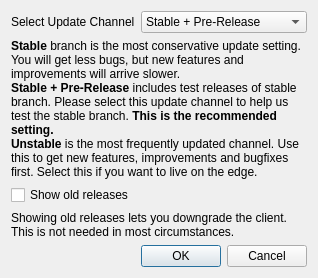
<?xml version="1.0" encoding="UTF-8"?>
<ui version="4.0">
 <class>Dialog</class>
 <widget class="QDialog" name="Dialog">
  <property name="windowModality">
   <enum>Qt::WindowModal</enum>
  </property>
  <property name="geometry">
   <rect>
    <x>0</x>
    <y>0</y>
    <width>328</width>
    <height>353</height>
   </rect>
  </property>
  <property name="sizePolicy">
   <sizepolicy hsizetype="Preferred" vsizetype="Minimum">
    <horstretch>0</horstretch>
    <verstretch>0</verstretch>
   </sizepolicy>
  </property>
  <property name="windowTitle">
   <string>Update Settings</string>
  </property>
  <property name="modal">
   <bool>true</bool>
  </property>
  <layout class="QFormLayout" name="formLayout">
   <property name="sizeConstraint">
    <enum>QLayout::SetFixedSize</enum>
   </property>
   <property name="fieldGrowthPolicy">
    <enum>QFormLayout::AllNonFixedFieldsGrow</enum>
   </property>
   <item row="0" column="0">
    <widget class="QLabel" name="label">
     <property name="toolTip">
      <string>&lt;html&gt;&lt;head/&gt;&lt;body&gt;&lt;p&gt;The update channel setting determines when you will be notified for new available updates.&lt;/p&gt;&lt;/body&gt;&lt;/html&gt;</string>
     </property>
     <property name="text">
      <string>Select Update Channel</string>
     </property>
    </widget>
   </item>
   <item row="0" column="1">
    <widget class="QComboBox" name="cbChannel">
     <property name="currentIndex">
      <number>1</number>
     </property>
     <item>
      <property name="text">
       <string>Stable</string>
      </property>
     </item>
     <item>
      <property name="text">
       <string>Stable + Pre-Release</string>
      </property>
     </item>
     <item>
      <property name="text">
       <string>Unstable</string>
      </property>
     </item>
    </widget>
   </item>
   <item row="1" column="0" colspan="2">
    <widget class="QLabel" name="lblExplanation">
     <property name="sizePolicy">
      <sizepolicy hsizetype="Minimum" vsizetype="Minimum">
       <horstretch>0</horstretch>
       <verstretch>0</verstretch>
      </sizepolicy>
     </property>
     <property name="mouseTracking">
      <bool>false</bool>
     </property>
     <property name="text">
      <string>&lt;html&gt;&lt;head/&gt;&lt;body&gt;&lt;p&gt;&lt;span style=&quot; font-weight:600;&quot;&gt;Stable&lt;/span&gt; branch is the most conservative update setting. You will get less bugs, but new features and improvements will arrive slower.&lt;br/&gt;&lt;span style=&quot; font-weight:600;&quot;&gt;Stable + Pre-Release&lt;/span&gt; includes test releases of stable branch. Please select this update channel to help us test the stable branch. &lt;span style=&quot; font-weight:600;&quot;&gt;This is the recommended setting.&lt;br/&gt;Unstable&lt;/span&gt; is the most frequently updated channel. Use this to get new features, improvements and bugfixes first. Select this if you want to live on the edge.&lt;/p&gt;&lt;/body&gt;&lt;/html&gt;</string>
     </property>
     <property name="textFormat">
      <enum>Qt::RichText</enum>
     </property>
     <property name="wordWrap">
      <bool>true</bool>
     </property>
    </widget>
   </item>
   <item row="8" column="0" colspan="2">
    <widget class="QCheckBox" name="cbDowngrade">
     <property name="text">
      <string>Show old releases</string>
     </property>
    </widget>
   </item>
   <item row="9" column="0" colspan="2">
    <widget class="QLabel" name="label_2">
     <property name="sizePolicy">
      <sizepolicy hsizetype="Minimum" vsizetype="Minimum">
       <horstretch>0</horstretch>
       <verstretch>0</verstretch>
      </sizepolicy>
     </property>
     <property name="text">
      <string>Showing old releases lets you downgrade the client. This is not needed in most circumstances.</string>
     </property>
     <property name="wordWrap">
      <bool>true</bool>
     </property>
    </widget>
   </item>
   <item row="10" column="1">
    <widget class="QDialogButtonBox" name="buttonBox">
     <property name="orientation">
      <enum>Qt::Horizontal</enum>
     </property>
     <property name="standardButtons">
      <set>QDialogButtonBox::Cancel|QDialogButtonBox::Ok</set>
     </property>
     <property name="centerButtons">
      <bool>false</bool>
     </property>
    </widget>
   </item>
  </layout>
 </widget>
 <resources/>
 <connections>
  <connection>
   <sender>buttonBox</sender>
   <signal>accepted()</signal>
   <receiver>Dialog</receiver>
   <slot>accept()</slot>
   <hints>
    <hint type="sourcelabel">
     <x>248</x>
     <y>254</y>
    </hint>
    <hint type="destinationlabel">
     <x>157</x>
     <y>274</y>
    </hint>
   </hints>
  </connection>
  <connection>
   <sender>buttonBox</sender>
   <signal>rejected()</signal>
   <receiver>Dialog</receiver>
   <slot>reject()</slot>
   <hints>
    <hint type="sourcelabel">
     <x>316</x>
     <y>260</y>
    </hint>
    <hint type="destinationlabel">
     <x>286</x>
     <y>274</y>
    </hint>
   </hints>
  </connection>
 </connections>
</ui>
